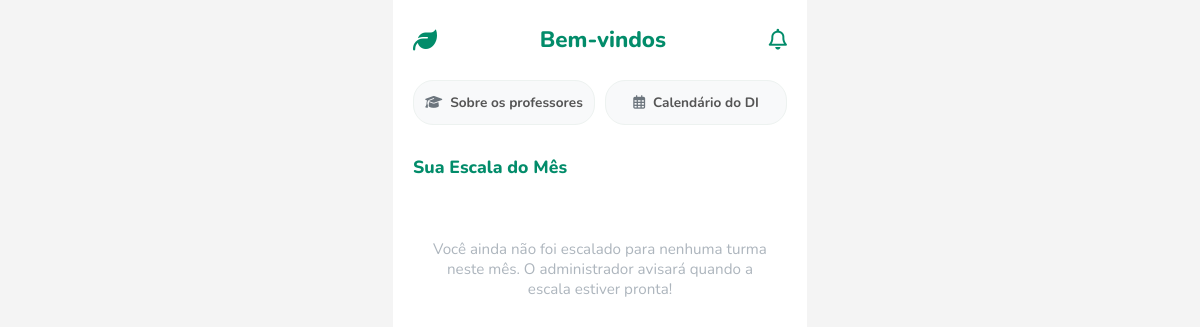
Page /dashboard_professor (signed in) on the earlier database version.
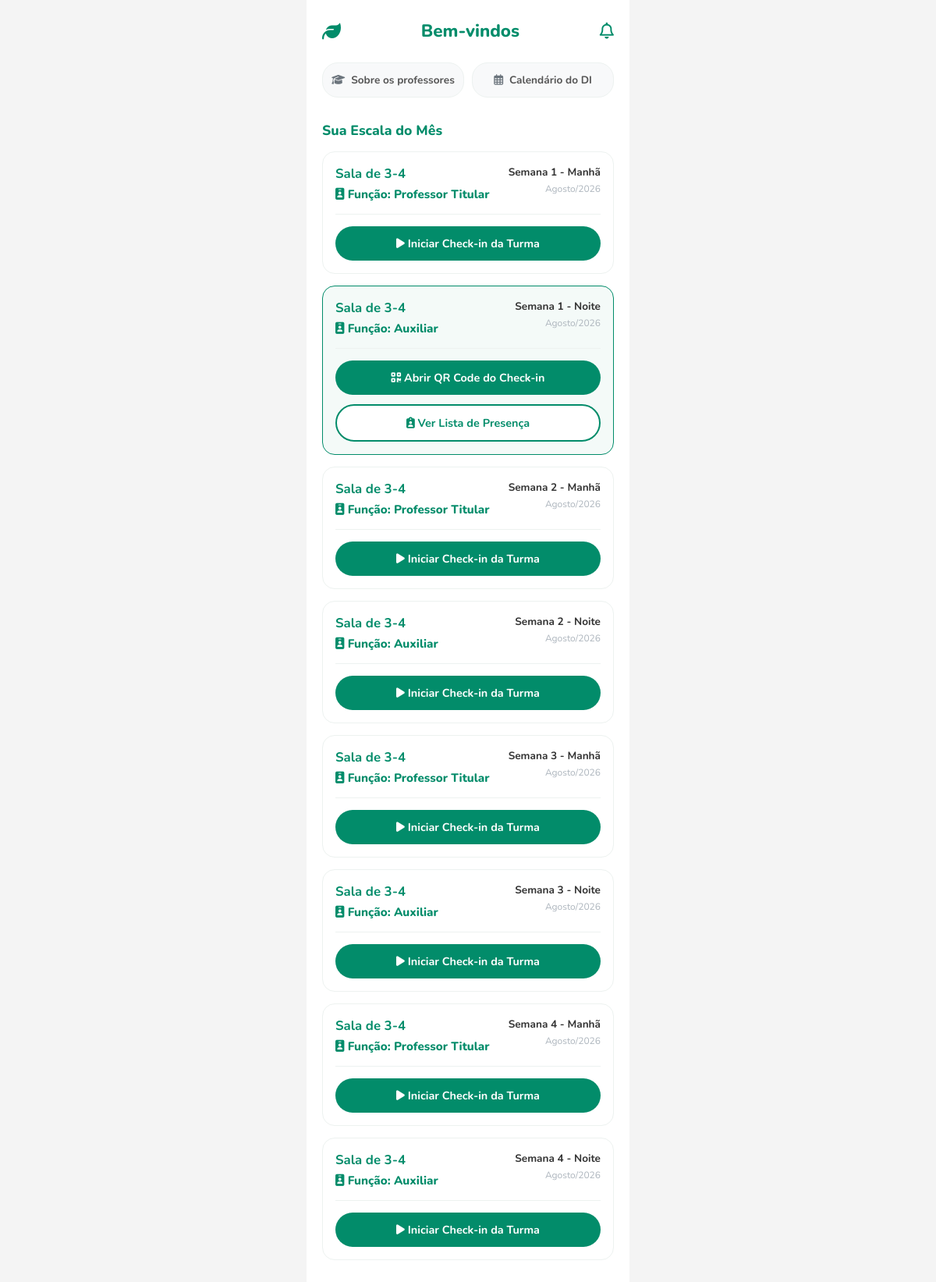
Same page on the later database version.
### app.py (models this page shows)
class Turma(db.Model):
    id = db.Column(db.Integer, primary_key=True)
    nome_classe = db.Column(db.String(100), nullable=False)
    dia_aula = db.Column(db.String(50), nullable=True)
    numeracao_escala = db.Column(db.String(20), nullable=True)
    professor_id = db.Column(
        db.Integer,
        db.ForeignKey('usuario.id'),
        nullable=True
    )
    auxiliar_id = db.Column(
        db.Integer,
        db.ForeignKey('usuario.id'),
        nullable=True
    )
    responsabilidade = db.Column(
        db.String(50),
        default='Professor Titular'
    )
    disponibilidade = db.Column(db.String(50))
    turno = db.Column(db.String(50))
    status = db.Column(db.String(20), default='fechada')
    professor_rel = db.relationship(
        'Usuario',
        foreign_keys=[professor_id]
    )
    auxiliar_rel = db.relationship(
        'Usuario',
        foreign_keys=[auxiliar_id]
    )
    checkins = db.relationship(
        'Checkin',
        backref='turma',
        lazy=True
    )

### app.py (the view)
@app.route('/dashboard_professor')
@login_required
def dashboard_professor():
    if not current_user.is_professor and not current_user.is_admin:
        flash('Acesso restrito.', 'danger')
        return redirect(url_for('dashboard'))
    turmas = Turma.query.filter(
        (Turma.professor_id == current_user.id) | (Turma.auxiliar_id == current_user.id)
    ).order_by(Turma.dia_aula, Turma.numeracao_escala, Turma.nome_classe).all()
    qtd_notificacoes = Notificacao.query.filter_by(
        usuario_id=current_user.id,
        lida=False
    ).count()
    return render_template(
        'dashboard_professor.html',
        turmas=turmas,
        qtd_notificacoes=qtd_notificacoes
    )

### app.py (called while the page is built)
@app.after_request
def desativar_cache_paginas_autenticadas(response):
    if current_user.is_authenticated:
        response.headers['Cache-Control'] = 'no-store, no-cache, must-revalidate, max-age=0'
        response.headers['Pragma'] = 'no-cache'
        response.headers['Expires'] = '0'
    return response

@login_manager.user_loader
def load_user(user_id):
    return db.session.get(Usuario, int(user_id))

### templates/dashboard_professor.html (shortened to what this page needs)
<!DOCTYPE html>
<html lang="pt-BR">
<head>
    <link rel="stylesheet" href="https://cdnjs.cloudflare.com/ajax/libs/font-awesome/6.4.0/css/all.min.css">
</head>
<body>
    <div class="app-container">
        <div class="header">
            <div class="logo-area"><i class="fa-solid fa-leaf"></i></div>
            <div class="header-title">Bem-vindos</div>
            <a href="{{ url_for('notificacoes') }}" class="bell-icon" style="position: relative;"><i class="fa-regular fa-bell"></i></a>
        </div>
        <div class="quick-actions">
            <a href="{{ url_for('sobre_professores') }}" class="action-btn">
                <i class="fa-solid fa-graduation-cap"></i> Sobre os professores
            </a>
            <a href="{{ url_for('calendario') }}" class="action-btn">
                <i class="fa-regular fa-calendar-days"></i> Calendário do DI
            </a>
        </div>
        <div class="section-header">
            <div class="section-title">Sua Escala do Mês</div>
        </div>
        <div class="class-list">
            {% if turmas %}
                {% for turma in turmas %}
                    {% set papel = 'Professor Titular' if turma.professor_id == current_user.id else 'Auxiliar' %}
                    {% set esta_ativa = turma.status in ['checkin', 'acontecendo'] %}
                    <div class="class-card {% if esta_ativa %}active{% endif %}" {% if turma.status == 'finalizada' %} style="opacity: 0.5;" {% endif %}>
                        <div style="display: flex; justify-content: space-between; align-items: flex-start;">
                            <div class="class-info-left">
                                <h4>Sala de {{ turma.nome_classe }}</h4>
                                <p style="color: #028c6a; font-weight: 800; margin-top: 5px; font-size: 0.95rem;">
                                    <i class="fa-solid fa-id-badge"></i> Função: {{ papel }}
                                </p>
                            </div>
                            <div class="class-info-right">
                                <p>{{ turma.numeracao_escala }}</p>
                                <span>{{ turma.dia_aula }}{% if turma.turno %} · {{ turma.turno }}{% endif %}</span>
                            </div>
                        </div>
                        <div style="border-top: 1px solid #edf2f0; padding-top: 15px; margin-top: 15px; display: flex; flex-direction: column; gap: 12px;">
                            {% if turma.status == 'fechada' %}
                                <a href="{{ url_for('gerenciar_turma', turma_id=turma.id, acao='iniciar_checkin') }}" class="btn-primary" style="padding: 12px; font-size: 0.9rem;">
                                    <i class="fa-solid fa-play"></i> Iniciar Check-in da Turma
                                </a>
                            {% elif turma.status == 'checkin' %}
                                <a href="{{ url_for('tela_qr', turma_id=turma.id) }}" class="btn-primary" style="padding: 12px; font-size: 0.9rem;">
                                    <i class="fa-solid fa-qrcode"></i> Abrir QR Code do Check-in
                                </a>
                                <a href="{{ url_for('lista_presenca', turma_id=turma.id) }}" class="btn-outline" style="padding: 12px; font-size: 0.9rem;">
                                    <i class="fa-solid fa-clipboard-user"></i> Ver Lista de Presença
                                </a>
                            {% endif %}
                        </div>
                    </div>
                {% endfor %}
            {% else %}
                <div class="empty-state">
                    Você ainda não foi escalado para nenhuma turma neste mês. O administrador avisará quando a escala estiver pronta!
                </div>
            {% endif %}
        </div>
    </div>
</body>
</html>

### templates/dashboard_professor.html (style rules this page uses)
body { background-color: #f4f4f4; display: flex; justify-content: center; font-family: 'Nunito', sans-serif; margin: 0; }
.app-container { width: 100%; max-width: 414px; background: #ffffff; min-height: 100vh; padding: 24px 20px; box-sizing: border-box; }
.header { display: flex; justify-content: space-between; align-items: center; margin-bottom: 20px; }
.logo-area { display: flex; align-items: center; gap: 8px; color: #028c6a; font-size: 1.5rem; }
.header-title { font-size: 1.4rem; font-weight: 800; color: #028c6a; flex-grow: 1; text-align: center; }
.bell-icon { color: #028c6a; font-size: 1.3rem; text-decoration: none; }
.quick-actions { display: flex; gap: 10px; margin-bottom: 30px; }
.action-btn { flex: 1; background: #f8f9fa; border: 1px solid #edf2f0; padding: 12px 10px; border-radius: 20px; text-align: center; text-decoration: none; color: #555; font-size: 0.85rem; font-weight: 700; display: flex; align-items: center; justify-content: center; gap: 8px; }
.action-btn i { color: #6c757d; }
.section-header { display: flex; justify-content: space-between; align-items: center; margin-bottom: 15px; }
.section-title { font-size: 1.1rem; font-weight: 800; color: #028c6a; }
.class-card { border: 1px solid #edf2f0; border-radius: 16px; padding: 16px; margin-bottom: 15px; display: flex; flex-direction: column; text-decoration: none; color: inherit; transition: 0.2s; }
.class-card.active { border-color: #028c6a; background-color: #f4faf8; }
.class-info-left h4 { margin: 0 0 4px 0; font-size: 1.05rem; color: #028c6a; }
.class-info-left p { margin: 0; font-size: 0.85rem; color: #adb5bd; }
.class-info-right { text-align: right; }
.class-info-right p { margin: 0; font-size: 0.85rem; color: #333; font-weight: 700; }
.class-info-right span { font-size: 0.75rem; color: #adb5bd; }
.btn-primary { background: #028c6a; color: white; padding: 14px; border-radius: 25px; text-align: center; text-decoration: none; font-weight: 700; font-size: 1rem; border: none; cursor: pointer; }
.btn-outline { background: white; color: #028c6a; padding: 14px; border-radius: 25px; text-align: center; text-decoration: none; font-weight: 700; font-size: 1rem; border: 2px solid #028c6a; cursor: pointer; }

Differences in the rows shown:
added Turma: nome_classe "3-4", papel "Professor Titular", numeracao_escala "Semana 1 - Manhã", dia_aula "Agosto/2026"
added Turma: nome_classe "3-4", papel "Auxiliar", numeracao_escala "Semana 1 - Noite", dia_aula "Agosto/2026", status "checkin" (drawn)
added Turma: nome_classe "3-4", papel "Professor Titular", numeracao_escala "Semana 2 - Manhã", dia_aula "Agosto/2026"
added Turma: nome_classe "3-4", papel "Auxiliar", numeracao_escala "Semana 2 - Noite", dia_aula "Agosto/2026"
added Turma: nome_classe "3-4", papel "Professor Titular", numeracao_escala "Semana 3 - Manhã", dia_aula "Agosto/2026"
added Turma: nome_classe "3-4", papel "Auxiliar", numeracao_escala "Semana 3 - Noite", dia_aula "Agosto/2026"
added Turma: nome_classe "3-4", papel "Professor Titular", numeracao_escala "Semana 4 - Manhã", dia_aula "Agosto/2026"
added Turma: nome_classe "3-4", papel "Auxiliar", numeracao_escala "Semana 4 - Noite", dia_aula "Agosto/2026"
Other differences:
text no longer shown: "Você ainda não foi escalado para nenhuma turma neste mês. O administrador avisará quando a escala estiver pronta!"
